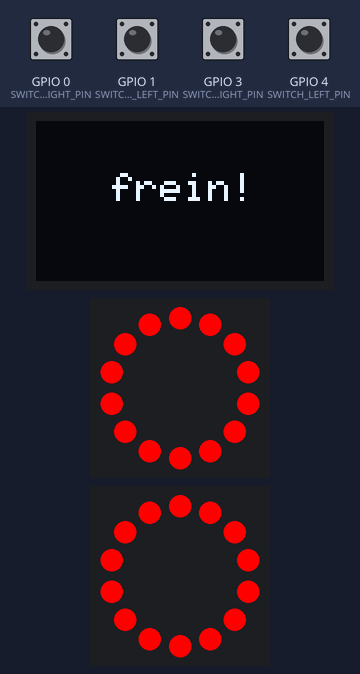
This sketch was run on a simulated ESP32-C3. Parts: 72×40 one-colour display, 2 × 14 RGB LEDs in a ring, first at the top, clockwise. The inputs (shaded band) are chosen by the test bench; at power-on: GPIO 0 (SWITCH_BRAKE_RIGHT_PIN) HIGH, GPIO 1 (SWITCH_BRAKE_LEFT_PIN), GPIO 3 (SWITCH_RIGHT_PIN), GPIO 4 (SWITCH_LEFT_PIN) LOW. Dim RGB values are drawn brighter than linear.

Above: at 2.7 s.
2.8 s: GPIO 4 (SWITCH_LEFT_PIN) pulled HIGH for 2.35 s
At 4.0 s:
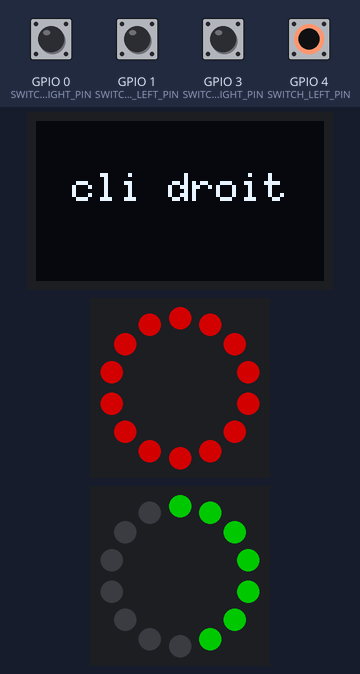
At 6.0 s:
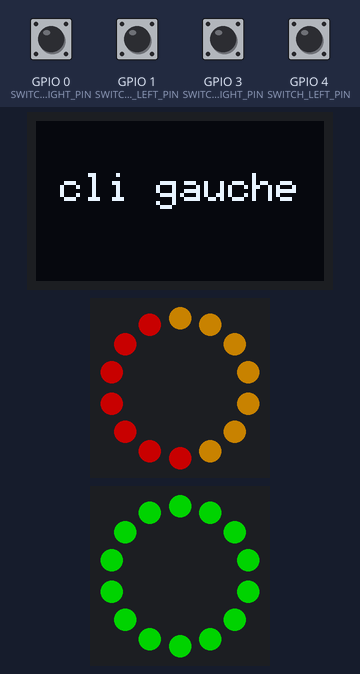
9.6 s: GPIO 4 (SWITCH_LEFT_PIN) pulled HIGH for 2.35 s
At 10.0 s:
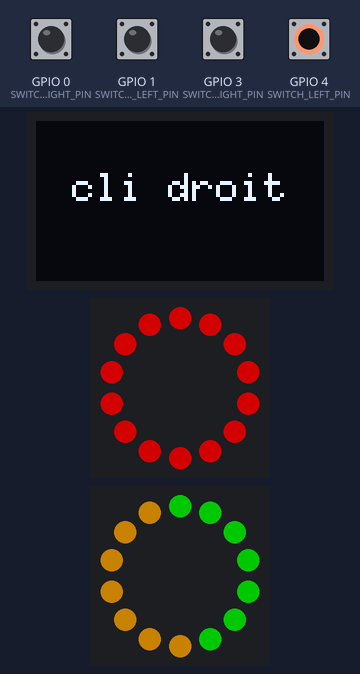
Timing chart, 0 to 12.6 s (numbered marks = the images above; inputs shaded):
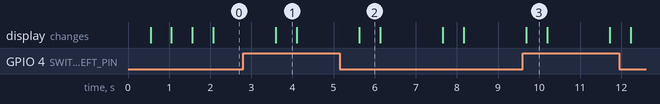

The sketch:

esp32c3-trott.ino
```cpp
#include <Arduino.h>
#include <U8g2lib.h>
#include <Adafruit_Sensor.h>
#include <Adafruit_MPU6050.h>
#include <Adafruit_NeoPixel.h>

// Si le SPI est disponible, inclure la bibliothèque SPI
#ifdef U8X8_HAVE_HW_SPI
#include <SPI.h>
#endif

// Si l'I2C est disponible, inclure la bibliothèque Wire
#ifdef U8X8_HAVE_HW_I2C
#include <Wire.h>
#endif

// Définition des broches pour le MPU6050
#define MPU6050_SDA_PIN 5
#define MPU6050_SCL_PIN 6

// Définition des broches pour les fonctions (commenté pour le moment)
//#define SDA_PIN 21
//#define SCL_PIN 22
//#define KLAXON_PIN 20
//#define SWITCH_KLAXON_PIN 21
#define SWITCH_BRAKE_RIGHT_PIN 0
#define SWITCH_BRAKE_LEFT_PIN 1
#define SWITCH_RIGHT_PIN 3
#define SWITCH_LEFT_PIN 4
#define REAR_RIGHT_LED_DATA_PIN 7
#define REAR_LEFT_LED_DATA_PIN 8

// Définition des constantes pour le MPU6050 et les NeoPixels
#define MOTION_THRESHOLD 2.0
#define INACTIVITY_TIMEOUT 300000
#define BLINK_INTERVAL 500
#define TAILLIGHT_INTENSITY 10
#define BRAKELIGHT_INTENSITY 100
#define NUM_LEDS_PER_RING 7
#define NUM_RINGS 2
#define debug 0
#define actifMPU 0

// Initialisation des objets pour le MPU6050, les NeoPixels et l'écran OLED
Adafruit_MPU6050 mpu;
Adafruit_NeoPixel rightRing(NUM_LEDS_PER_RING * 2, REAR_RIGHT_LED_DATA_PIN, NEO_GRB + NEO_KHZ800);
Adafruit_NeoPixel leftRing(NUM_LEDS_PER_RING * 2, REAR_LEFT_LED_DATA_PIN, NEO_GRB + NEO_KHZ800);
U8G2_SSD1306_72X40_ER_F_HW_I2C u8g2(U8G2_R0, /* reset=*/U8X8_PIN_NONE);

// Variable pour la visibilité de la boîte sur l'écran OLED
bool isBoxVisible = true;

// Initialisation des variables de temps et d'état
unsigned long lastMotionTime = 0;
bool isBlinking = false;
bool isLeftSwitchClosed = false;
bool isRightSwitchClosed = false;
bool isLeftBrakeSwitchClosed = false;
bool isRightBrakeSwitchClosed = false;
bool isKlaxonSwitchClosed = false;
unsigned long lastBlinkTime = 0;

// Préparer l'affichage sur l'écran OLED
void u8g2_prepare(void) {
  u8g2.setFont(u8g2_font_6x10_tf);
  u8g2.setFontRefHeightExtendedText();
  u8g2.setDrawColor(1);
  u8g2.setFontPosTop();
  u8g2.setFontDirection(0);
}

// Dessiner un cadre sur l'écran OLED
void u8g2_box_frame() {
  u8g2.drawStr(0, 0, "drawBox");
  u8g2.drawBox(5, 10, 20, 10);
  u8g2.drawBox(10, 15, 30, 7);
  u8g2.drawStr(0, 30, "drawFrame");
  u8g2.drawFrame(5, 10 + 30, 20, 10);
  u8g2.drawFrame(10, 15 + 30, 30, 7);
}

// Remplir les NeoPixels avec une couleur spécifiée
void fillLedsWithColor(Adafruit_NeoPixel& strip, uint32_t color, uint8_t brightnessPercent) {
  strip.setBrightness(map(brightnessPercent, 0, 100, 0, 255));
  for (int i = 0; i < strip.numPixels(); i++) {
    strip.setPixelColor(i, color);
  }
  strip.show();
}

// Clignoter les NeoPixels en orange et noir
void blinkOrangeBlack(String direction, Adafruit_NeoPixel& ring) {
  unsigned long currentTime = millis();
  static unsigned long lastBlinkTime = 0;
  static bool isOrange = true;

  int numPixels = ring.numPixels();
  int startIndex = (direction == "LEFT") ? 0 : numPixels / 2; // Index de début pour la moitié gauche ou droite du ring

  if (currentTime - lastBlinkTime >= BLINK_INTERVAL) {
    lastBlinkTime = currentTime;
    uint32_t color = isOrange ? ring.Color(255, 165, 0) : 0; // Orange ou éteint

    for (int j = startIndex; j < startIndex + numPixels / 2; j++) {
      ring.setPixelColor(j % numPixels, color); // Utiliser le modulo pour s'assurer que l'index reste dans la plage
    }
    ring.setBrightness(BRAKELIGHT_INTENSITY);
    ring.show();
    isOrange = !isOrange;
  }
}

// Afficher un texte centré sur l'écran OLED
void afficherTexteCentre(const char* texte, unsigned long tempsAffichage) {
  u8g2.clearBuffer();
  int textWidth = u8g2.getStrWidth(texte);
  int startX = (u8g2.getWidth() - textWidth) / 2;
  int startY = 20;
  u8g2.drawStr(startX, startY, texte);
  u8g2.sendBuffer();
  delay(tempsAffichage);
}

void tailLight() {
  fillLedsWithColor(leftRing, 0xFF0000, TAILLIGHT_INTENSITY);
  fillLedsWithColor(rightRing, 0xFF0000, TAILLIGHT_INTENSITY);
  // Dessiner les hachures sur la zone du feux stop
    for(int i = 0; i < 50; i+=2){
      u8g2.drawLine(11 + i, 30, 11 + i, 40);
    }
}

void stopLight() {
  fillLedsWithColor(leftRing, 0xFF0000, BRAKELIGHT_INTENSITY);
  fillLedsWithColor(rightRing, 0xFF0000, BRAKELIGHT_INTENSITY);
  u8g2.drawBox(11, 30, 50, 10);  // feux stop
}

// Initialisation des périphériques et des capteurs
void setup() {
  Wire.begin(MPU6050_SDA_PIN, MPU6050_SCL_PIN);
  u8g2.begin();
  u8g2.setFont(u8g2_font_6x10_tf);
  afficherTexteCentre("ALLUMAGE", 500);

  leftRing.begin();
  rightRing.begin();
  if (!leftRing.getPixels() || !rightRing.getPixels()) {
    afficherTexteCentre("! NeoPixels non détectés !", 2000);
    while (1)
      ;  // Boucle infinie en cas de problème de connexion
  }
  leftRing.setBrightness(20);
  rightRing.setBrightness(20);

  afficherTexteCentre("LUMIERES", 500);
  leftRing.begin();
  rightRing.begin();
  leftRing.setBrightness(20);
  rightRing.setBrightness(20);

  if (actifMPU) {
    if (actifMPU && debug && !mpu.begin()) {
      afficherTexteCentre("! MPU6050 !", 2000);
      while (1)
        ;  // Boucle infinie si le MPU6050 n'est pas connecté
    } else {
      afficherTexteCentre("GYRO", 500);
      mpu.setAccelerometerRange(MPU6050_RANGE_8_G);
      mpu.setGyroRange(MPU6050_RANGE_500_DEG);
      mpu.setFilterBandwidth(MPU6050_BAND_21_HZ);
    }
  }
  afficherTexteCentre("OK", 500);

  //on met en marche les feux arrièresf (taillight)
  tailLight();
}

void loop(void) {
  u8g2.clearBuffer();  // clear the internal memory
  //u8g2.setFont(u8g2_font_ncenB08_tr);	// choose a suitable font
  //u8g2.drawStr(0,10,"Hello World!");	// write something to the internal memory
  if (isBoxVisible) {
    u8g2.drawBox(0, 0, 10, 19);  // clignotant avant gauche
  }
  // Dessiner des boîtes sur l'écran OLED pour simuler les feux
  u8g2.drawBox(0, 0, 10, 19);    // clignotant avant gauche
  u8g2.drawBox(0, 20, 10, 19);   // clignotant avant droit
  u8g2.drawBox(62, 0, 10, 19);   // clignotant a droit
  u8g2.drawBox(62, 20, 10, 19);  // clignotant arriere gauche
  u8g2.drawBox(11, 0, 50, 10);   // feux avant
  //u8g2.drawBox(11, 30, 50, 10);  // feux stop


  // Remplir les NeoPixels avec des couleurs spécifiques
  fillLedsWithColor(leftRing, 0xFF0000, 50);   // Rouge à 50% de luminosité
  fillLedsWithColor(rightRing, 0x00FF00, 50);  // Vert à 70% de luminosité

  // Lire les données du gyroscope
  if (actifMPU) {
    sensors_event_t accelEvent, gyroEvent, tempEvent;
    mpu.getEvent(&accelEvent, &gyroEvent, &tempEvent);

    // Vérifier si le vélo est en mouvement en fonction des lectures du gyroscope
    if (mpu.begin()) {
      if (abs(gyroEvent.gyro.x) > MOTION_THRESHOLD || abs(gyroEvent.gyro.y) > MOTION_THRESHOLD || abs(gyroEvent.gyro.z) > MOTION_THRESHOLD) {
        afficherTexteCentre("MOVE", 500);
        u8g2.drawBox(11, 0, 50, 10);                                  // feux avant
        fillLedsWithColor(leftRing, 0xFF0000, TAILLIGHT_INTENSITY);   // Rouge à 20% de luminosité
        fillLedsWithColor(rightRing, 0xFF0000, TAILLIGHT_INTENSITY);  // Rouge à 20% de luminosité
        lastMotionTime = millis();
      } else {
        // Le vélo n'est pas en mouvement, vérifier le délai d'inactivité
        unsigned long currentTime = millis();
        //afficherTexteCentre("----", 500);
        if (currentTime - lastMotionTime >= INACTIVITY_TIMEOUT) {
          // Convertir la différence de temps en une chaîne de caractères
          char timeDifferenceStr[20];
          sprintf(timeDifferenceStr, "%lu", currentTime - lastMotionTime);

          // Afficher la différence de temps
          afficherTexteCentre(timeDifferenceStr, 500);
          Serial.print((String) "INACTIVITY_TIMEOUT:" + currentTime + "-" + lastMotionTime + "\n");
          // Le délai d'inactivité est atteint, éteindre les lumières
          // -> code pour éteindre la lumière avant
          fillLedsWithColor(leftRing, 0xFF0000, 0);
          fillLedsWithColor(rightRing, 0xFF0000, 0);
        }
      }
    }
  }

  // Vérifier l'état du clignotant gauche
  isLeftSwitchClosed = digitalRead(SWITCH_LEFT_PIN) == LOW;
  isRightSwitchClosed = digitalRead(SWITCH_RIGHT_PIN) == LOW;

  // Si le clignotant gauche est fermé, activer le clignotement orange pour le premier anneau
  if (isLeftSwitchClosed) {
    isBlinking = true;
    blinkOrangeBlack("LEFT", leftRing);
    afficherTexteCentre("cli gauche", 500);
    lastMotionTime = millis();
  }
  else if (isRightSwitchClosed) {
    isBlinking = true;
    blinkOrangeBlack("RIGHT", rightRing);
    afficherTexteCentre("cli droit", 500);
    lastMotionTime = millis();
  }
  else {
    isBlinking = false;
    tailLight();
  }

  // Vérifier l'état de l'interrupteur de frein
  isLeftBrakeSwitchClosed = digitalRead(SWITCH_BRAKE_LEFT_PIN) == LOW;
  isRightBrakeSwitchClosed = digitalRead(SWITCH_BRAKE_RIGHT_PIN) == LOW;

  // Si l'interrupteur de frein est fermé, activer le clignotement orange pour le premier anneau
  if (isLeftBrakeSwitchClosed || isRightBrakeSwitchClosed) {
    stopLight();
    afficherTexteCentre("frein!", 500);
    lastMotionTime = millis();
  } else if (isBlinking == false) {
    tailLight();
    afficherTexteCentre("taillight", 500);
  }

  // Vérifier l'état de l'interrupteur du klaxon
  //isKlaxonSwitchClosed = digitalRead(SWITCH_KLAXON_PIN) == LOW;
  // Si l'interrupteur du klaxon est fermé, activer la sirène
  //if (isKlaxonSwitchClosed) {
  //  digitalWrite(KLAXON_PIN, LOW);
  //} else {
  //  digitalWrite(KLAXON_PIN, HIGH);
 // }

  u8g2.sendBuffer();  // transfer internal memory to the display

  // Attendre un certain délai avant de répéter la boucle
  delay(1000);
}
```

Measured:
- after the input at 2.8 s, the display: changes after 0.80 s (image 1)
- after the input at 9.6 s, the display: changes after 0.09 s (image 3)
- what the display in image 1 shows lasts 0.5 s, from 3.6 s to 4.1 s
